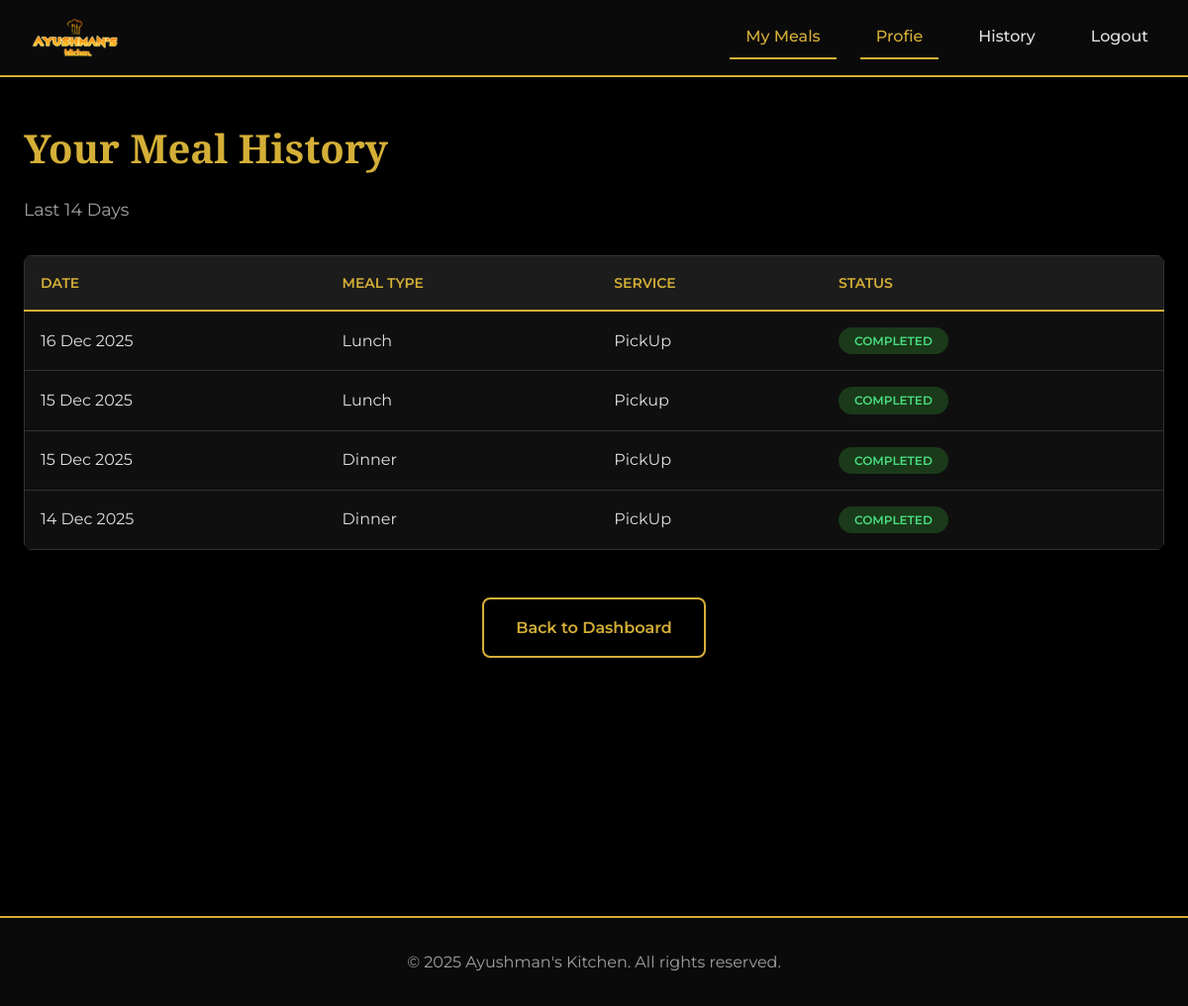
Before: /user-history (signed in) with the older database file.
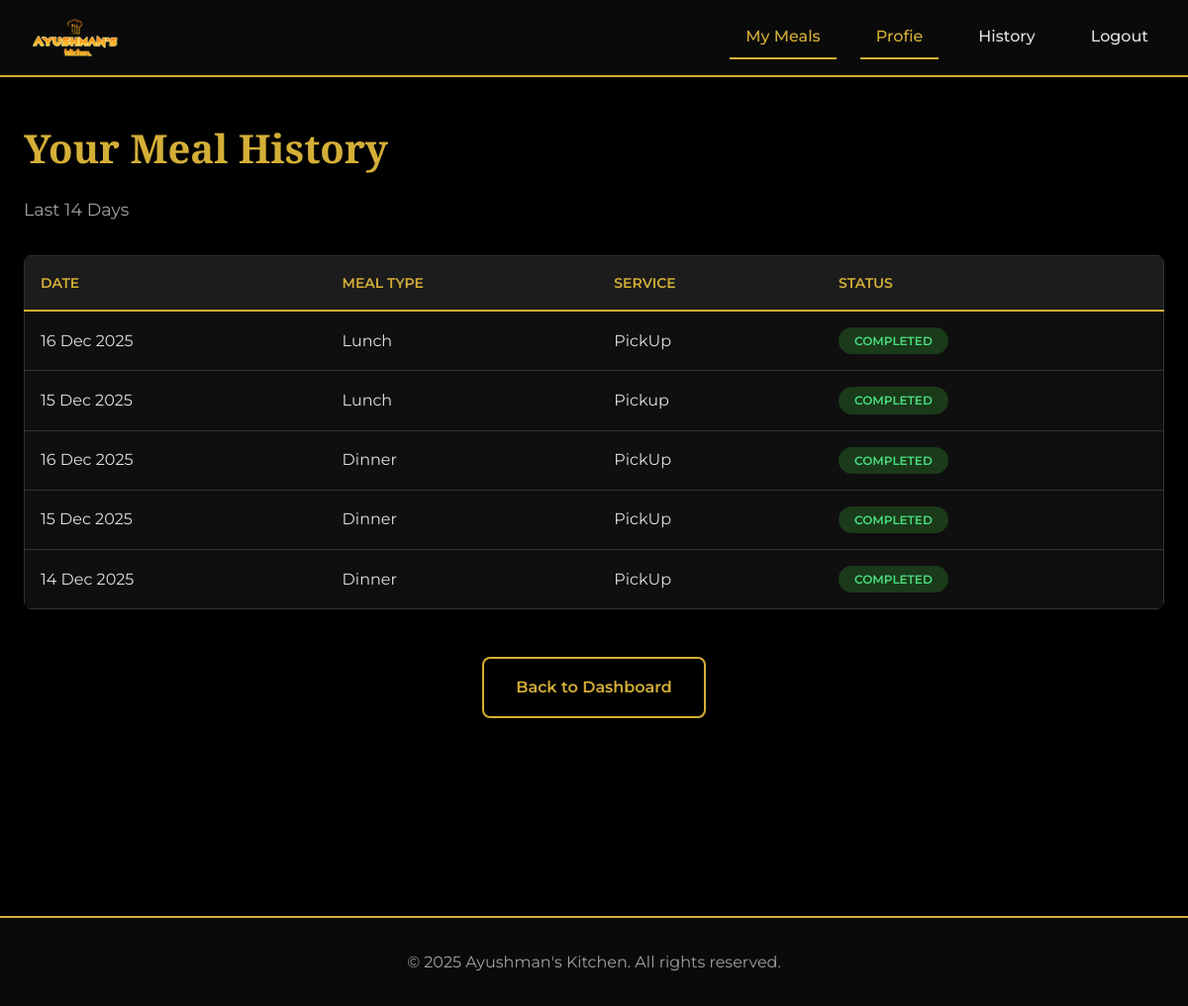
After: the same page with the newer database file.
### Customers/models.py (models this page shows, shortened)
class DinnerRecord(models.Model):
    customer = models.ForeignKey(Customer, on_delete=models.CASCADE, related_name="dinner_records")
    for_date = models.DateField()
    meal_num_used = models.IntegerField()
    service_choice = models.CharField(max_length=20, choices=SERVICE_TYPE)
    meal_choice = models.CharField(max_length=20, choices=MEAL_MENU,null=True,blank=True,default="NONE")
    FLAGSHIP_choice = models.CharField(max_length=20, choices=FLAGSHIP_MENU_DINNER,null=True,blank=True,default="NONE")
    PREMIUM_choice = models.CharField(max_length=20, choices=PREMIUM_MENU_DINNER,null=True,blank=True,default="NONE")
    decrement_done = models.BooleanField(default=False)
    class Meta:
        constraints = [
            models.UniqueConstraint(fields=["customer", "for_date"], name="unique_dinner_per_customer_per_day")
        ]

### Customers/views.py (the view)
# urls.py: path('user-history', user_history,name="user_history"),
@login_required
def user_history(request):
    user = request.user
    lunch_records = LunchRecord.objects.filter(
        customer=user
    ).order_by("-for_date")
    dinner_records = DinnerRecord.objects.filter(
        customer=user
    ).order_by("-for_date")
    history = []
    for record in lunch_records:
        history.append({
            "date": record.for_date,
            "meal_type": "Lunch",
            "service": record.service_choice,
            "status": "Cancelled" if record.service_choice == "Cancel" else "Completed",
            "meal_no": record.meal_num_used,
        })
    for record in dinner_records:
        history.append({
            "date": record.for_date,
            "meal_type": "Dinner",
            "service": record.service_choice,
            "status": "Cancelled" if record.service_choice == "Cancel" else "Completed",
            "meal_no": record.meal_num_used,
        })
    context = {
        "history": history,
    }
    return render(request, "Customer/user-history.html", context)

### templates/Customer/user-history.html (shortened to what this page needs)
{% load static %}
<!DOCTYPE html>
<html lang="en">
<head>
    <link rel="stylesheet" href="{% static 'Customer/styles-user-history.css' %}">
</head>
<body>
    {% include "Customer/navbar.html" %}
    <main class="user-page">
        <div class="user-container">
            <h1 class="page-title">Your Meal History</h1>
            <p class="history-subtitle">Last 14 Days</p>
            <section class="history-section">
                <div class="table-responsive">
                    <table class="data-table history-table">
                        <thead>
                            <tr>
                                <th>Date</th>
                                <th>Meal Type</th>
                                <th>Service</th>
                                <th>Status</th>
                            </tr>
                        </thead>
                        <tbody>
    {% for row in history %}
    <tr>
        <td data-label="Date">{{ row.date|date:"d M Y" }}</td>
        <td data-label="Meal Type">{{ row.meal_type }}</td>
        <td data-label="Service">{{ row.service }}</td>
        <td data-label="Status">
            {% if row.status == "Cancelled" %}
                <span class="badge badge-cancelled">Cancelled</span>
            {% else %}
                <span class="badge badge-completed">Completed</span>
            {% endif %}
        </td>
    </tr>
    {% empty %}
    <tr>
        <td colspan="4" class="text-center">No meal history found.</td>
    </tr>
    {% endfor %}
</tbody>
                    </table>
                </div>
            </section>
            <div class="history-actions">
                <a href="{% url "user_dashboard" %}" class="btn btn-secondary">Back to Dashboard</a>
            </div>
        </div>
    </main>
    <footer class="footer">
        <p>&copy; 2025 Ayushman's Kitchen. All rights reserved.</p>
    </footer>
</body>
</html>

Changed rows visible on the page:
added DinnerRecord: date "16 Dec 2025", service "PickUp"
Other visible differences:
new list line: "Dinner COMPLETED"
